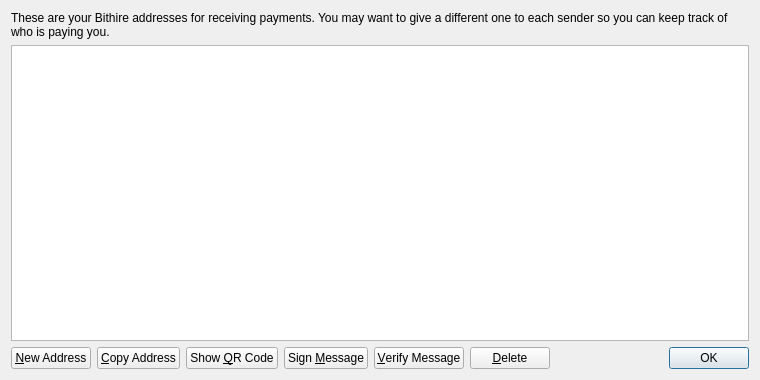
<?xml version="1.0" encoding="UTF-8"?>
<ui version="4.0">
 <class>AddressBookPage</class>
 <widget class="QWidget" name="AddressBookPage">
  <property name="geometry">
   <rect>
    <x>0</x>
    <y>0</y>
    <width>760</width>
    <height>380</height>
   </rect>
  </property>
  <property name="windowTitle">
   <string>Address Book</string>
  </property>
  <layout class="QVBoxLayout" name="verticalLayout">
   <item>
    <widget class="QLabel" name="labelExplanation">
     <property name="text">
      <string>These are your Bithire addresses for receiving payments. You may want to give a different one to each sender so you can keep track of who is paying you.</string>
     </property>
     <property name="textFormat">
      <enum>Qt::PlainText</enum>
     </property>
     <property name="wordWrap">
      <bool>true</bool>
     </property>
    </widget>
   </item>
   <item>
    <widget class="QTableView" name="tableView">
     <property name="contextMenuPolicy">
      <enum>Qt::CustomContextMenu</enum>
     </property>
     <property name="toolTip">
      <string>Double-click to edit address or label</string>
     </property>
     <property name="tabKeyNavigation">
      <bool>false</bool>
     </property>
     <property name="selectionMode">
      <enum>QAbstractItemView::SingleSelection</enum>
     </property>
     <property name="selectionBehavior">
      <enum>QAbstractItemView::SelectRows</enum>
     </property>
     <property name="sortingEnabled">
      <bool>true</bool>
     </property>
     <attribute name="verticalHeaderVisible">
      <bool>false</bool>
     </attribute>
    </widget>
   </item>
   <item>
    <layout class="QHBoxLayout" name="horizontalLayout">
     <item>
      <widget class="QPushButton" name="newAddressButton">
       <property name="toolTip">
        <string>Create a new address</string>
       </property>
       <property name="text">
        <string>&amp;New Address</string>
       </property>
      </widget>
     </item>
     <item>
      <widget class="QPushButton" name="copyToClipboard">
       <property name="toolTip">
        <string>Copy the currently selected address to the system clipboard</string>
       </property>
       <property name="text">
        <string>&amp;Copy Address</string>
       </property>
      </widget>
     </item>
     <item>
      <widget class="QPushButton" name="showQRCode">
       <property name="text">
        <string>Show &amp;QR Code</string>
       </property>
      </widget>
     </item>
     <item>
      <widget class="QPushButton" name="signMessage">
       <property name="toolTip">
        <string>Sign a message to prove you own a Bithire address</string>
       </property>
       <property name="text">
        <string>Sign &amp;Message</string>
       </property>
      </widget>
     </item>
     <item>
      <widget class="QPushButton" name="verifyMessage">
       <property name="toolTip">
        <string>Verify a message to ensure it was signed with a specified Bithire address</string>
       </property>
       <property name="text">
        <string>&amp;Verify Message</string>
       </property>
      </widget>
     </item>
     <item>
      <widget class="QPushButton" name="deleteButton">
       <property name="toolTip">
        <string>Delete the currently selected address from the list</string>
       </property>
       <property name="text">
        <string>&amp;Delete</string>
       </property>
      </widget>
     </item>
     <item>
      <spacer name="horizontalSpacer">
       <property name="orientation">
        <enum>Qt::Horizontal</enum>
       </property>
       <property name="sizeHint" stdset="0">
        <size>
         <width>40</width>
         <height>20</height>
        </size>
       </property>
      </spacer>
     </item>
     <item>
      <widget class="QDialogButtonBox" name="buttonBox">
       <property name="sizePolicy">
        <sizepolicy hsizetype="Maximum" vsizetype="Fixed">
         <horstretch>0</horstretch>
         <verstretch>0</verstretch>
        </sizepolicy>
       </property>
       <property name="standardButtons">
        <set>QDialogButtonBox::Ok</set>
       </property>
      </widget>
     </item>
    </layout>
   </item>
  </layout>
 </widget>
 <resources>
  <include location="../bitcoin.qrc"/>
 </resources>
 <connections/>
</ui>
